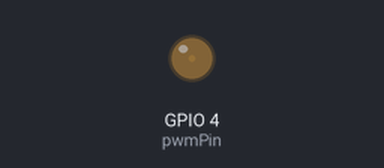
This sketch was run on a simulated ESP32. On the bench: output pins drawn as LEDs (lit = HIGH). What the sketch prints to the serial monitor is not drawn.

Above: at 0.05 s.
At 1.15 s:
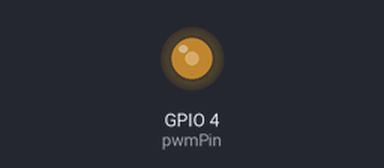
At 2.3 s:
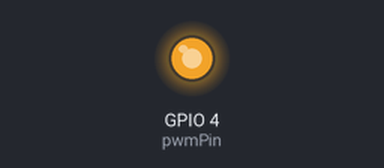
At 4.6 s:
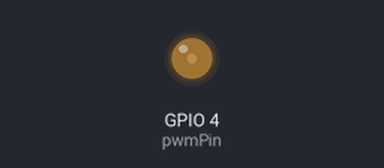
Timing chart, 0 to 6.7 s (numbered marks = the images above):
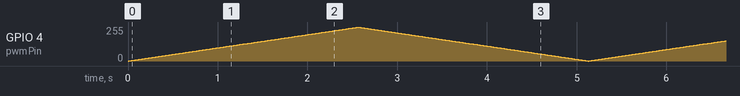

The sketch:

kad09_PWMfading.ino
```cpp
const int pwmPin = A10;

void setup() {
  Serial.begin(115200);
  ledcSetup(0, 12800, 8);
  ledcAttachPin(pwmPin, 0);
}

void loop() {
  static uint8_t duty = 0;
  static int diff = 1;

  Serial.printf("%3d\n", duty);
  ledcWrite(0, duty);

  duty += diff;

  if (duty == 255 || duty == 0) {
    diff = -diff;
  }

  delay(10);
}
```
